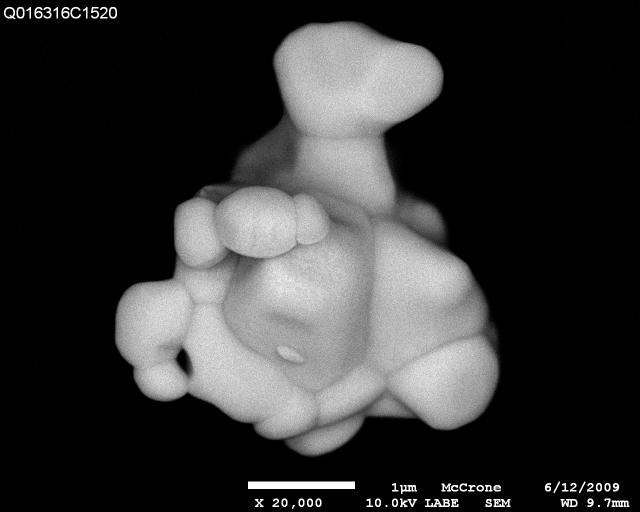
#> input picture Uranium Photos/Q016316C1520U02.tif, 1280 x 1024 px (shown at 1/2 size)
$ python -i removeLabel.py   (imports and definitions only)
#> lines starting #> are read from the running program, lines starting #| are printed output that depends on the picture; after the words box and inside, x2 and y2 are one past the last pixel; in counts of white or black regions, pixels touching at a corner belong together
#> further down, picture is the input picture: shape (1024, 1280, 3); min 0, max 255, mean 51.8
import cv2 as cv2
import numpy as np
from statistics import mode
from tqdm import tqdm
import time
import glob
import os, os.path
import cv2 as cv2
import numpy as np
from tkinter import N
from tkinter import Image


#detects the bigger white areas in the image
#returns a mask of the dilated detected white areas
def detectWhite(image):
    hsv = cv2.cvtColor(image, cv2.COLOR_BGR2HSV) #convert to HSV
#> hsv: shape (1024, 1280, 3); mean H, S, V 0, 0, 51.8

    #image preprocessing
    hsv_low = np.array([0, 0, 0], np.uint8)
    hsv_high = np.array([179, 255, 254], np.uint8)
    mask = cv2.inRange(hsv, hsv_low, hsv_high)
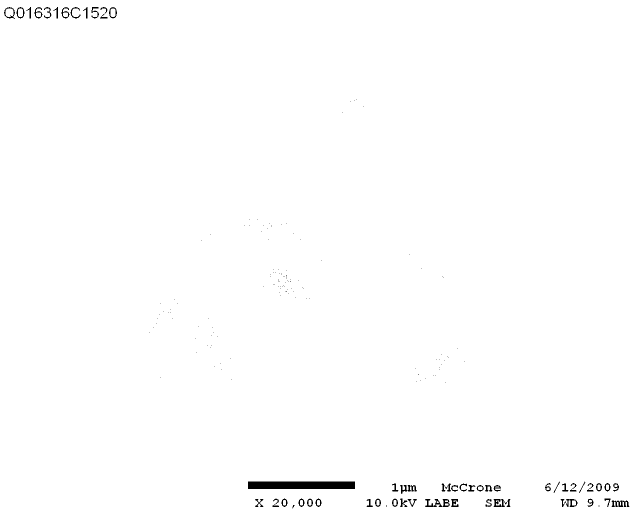
#> mask: shape (1024, 1280) (shown at 1/2 size); 99.3% white; 176 black regions (126 under 20 px), largest, box (x1, y1, x2, y2) and area: (496, 963, 710, 978) 3210, (850, 998, 900, 1014) 373, (987, 998, 1021, 1014) 293
    mask = cv2.bitwise_not(mask) #inverts the mask (flips black and white)
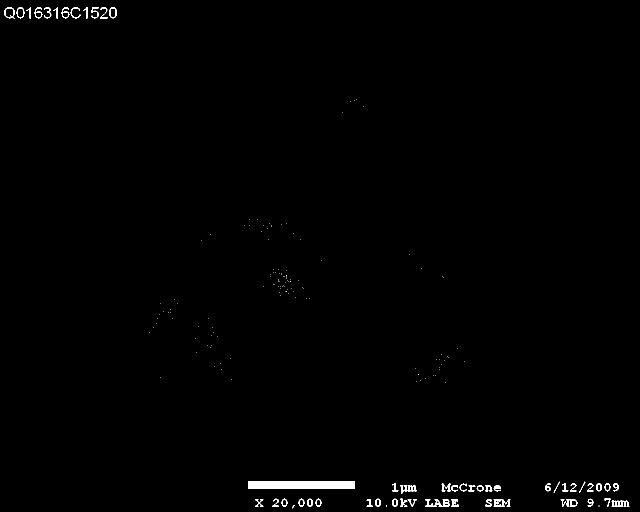
#> mask: shape (1024, 1280) (shown at 1/2 size); 0.69% white; 176 white regions (126 under 20 px), largest, box (x1, y1, x2, y2) and area: (496, 963, 710, 978) 3210, (850, 998, 900, 1014) 373, (987, 998, 1021, 1014) 293

    #Gaussian blur and adaptive threshold
    blur = cv2.GaussianBlur(mask, (9,9), 0)
    thresh = cv2.adaptiveThreshold(blur,255,cv2.ADAPTIVE_THRESH_GAUSSIAN_C, cv2.THRESH_BINARY_INV,11,15)
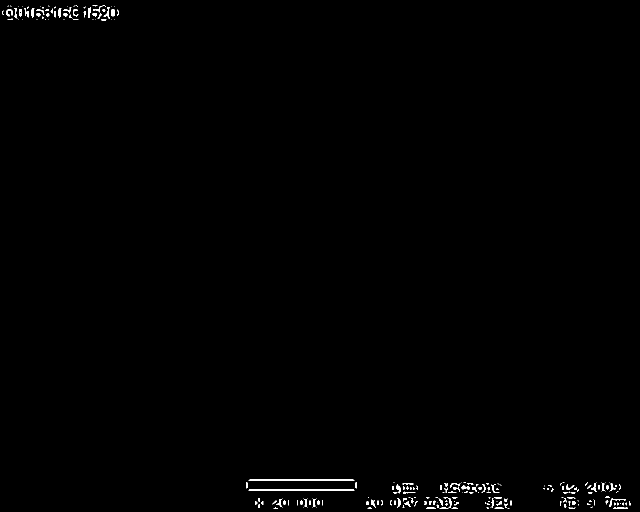
#> thresh: shape (1024, 1280) (shown at 1/2 size); 0.5% white; 229 white regions (126 under 20 px), largest, box (x1, y1, x2, y2) and area: (497, 959, 709, 962) 630, (497, 979, 709, 982) 630, (879, 994, 903, 1018) 119

    #Dilate to combine letters (make detected text a blob)
    kernel = cv2.getStructuringElement(cv2.MORPH_RECT, (9,9))
    dilate = cv2.dilate(thresh, kernel, iterations=6)
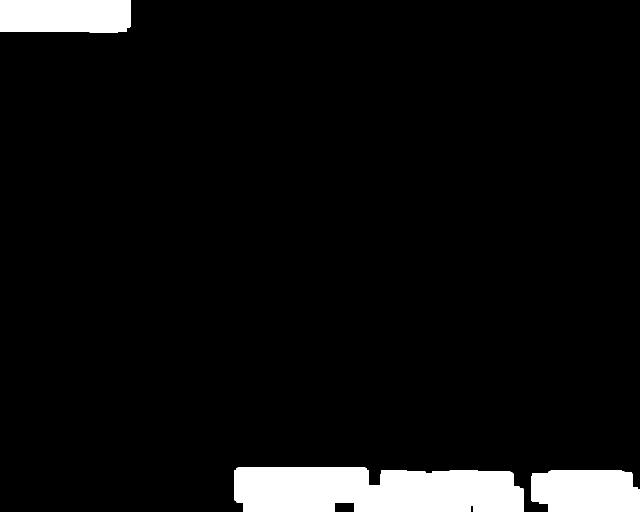
#> dilate: shape (1024, 1280) (shown at 1/2 size); 6.1% white; 3 white regions, box (x1, y1, x2, y2) and area: (468, 935, 1047, 1024) 46927, (0, 0, 261, 65) 16685, (1063, 940, 1280, 1024) 16678

    mask = cv2.cvtColor(dilate,cv2.COLOR_GRAY2BGR) #convert back to RGB (3 channels)
    return mask #mask of detected dilated white areas

#returns a mask image that contains just the background (uranium replaced with the background color)
# [215 lines left out: functions get_background, remove_white_pixels, remove_black_box, removeLabel, not called in this run]

#array that contains every picture we have so far
images = ["Q016312C1010U01.tif", "Q016312C1020U01.tif", "Q016312C1030U01.tif", "Q016312C1040U01.tif", "Q016312C1050U01.tif", "Q016312C5010U01.tif", "Q016312C5010U03.tif", "Q016312C5020U03.tif",
 "Q016312C5040U01.tif", "Q016312C8020U01.tif", "Q016312C8030U01.tif", "Q016312C8040U01.tif", "Q016314C1010U03.tif", "Q016314C1030U01.tif", "Q016314C8010U02.tif", "Q016316C1520U02.tif",
 "Q019910C1010U02.tif", "Q019910C1020U01.tif", "Q019910C8040U02.tif", "Q025558C9220U01.png", "Q026480C9030U01.png"]

# ------------------------------------------------------------------- *** MAIN ***
def main(): #
    mainMenu() # START MAIN MENU
    #goToOutput = input("Press Y/y to Open Output Directory.")               # OPEN OUTPUT
# ------------------------------------------------------------------- Function mainMenu() - Purpose:
# [101 lines left out: functions mainMenu, imageToCV2, folderInspection, imageRetrieval, imageIntegrity, not called in this run]


# ------------------------------------------------------------------- Function ShowImage() - Purpose: Display Image To User || Debugging
def showImage(images_retrieved):                                            # Shows user current image
    for images in images_retrieved:
        images.show()                                                       # Shows image received / Debug purposes

# ------------------------------------------------------------------- Function Main() - Sets "Main()" as the primary driver to the program
# [2 lines not run here, left out]

>>> import cv2
>>> picture = cv2.imread('../Uranium Photos/Q016316C1520U02.tif')
>>> result = detectWhite(picture)

$ run again, on Brien's Work/Images/Original/Backup/Q019910C1010U02.tif
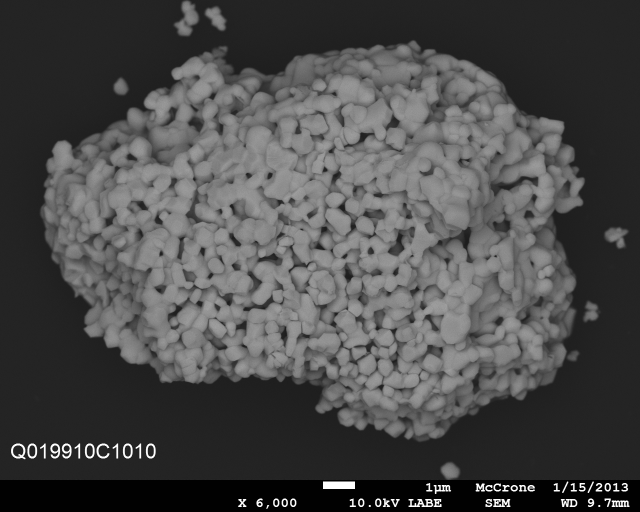
#> input picture Brien's Work/Images/Original/Backup/Q019910C1010U02.tif, 1280 x 1024 px (shown at 1/2 size)
#> picture is the input picture: shape (1024, 1280, 3); min 1, max 255, mean 74.1
#> hsv: shape (1024, 1280, 3); mean H, S, V 0, 0, 74.1
#> in detectWhite, `mask = cv2.inRange(hsv, hsv_low, hsv_high)`:
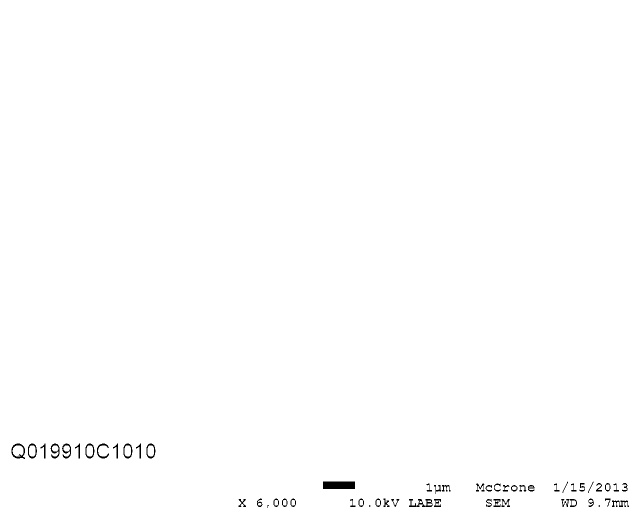
#> mask: shape (1024, 1280) (shown at 1/2 size); 99.5% white; 54 black regions (3 under 20 px), largest, box (x1, y1, x2, y2) and area: (646, 963, 710, 978) 960, (818, 998, 865, 1014) 338, (23, 887, 50, 918) 279
#> thresh: shape (1024, 1280); 0.47% white in thin lines or dots, all inside (x1, y1, x2, y2) = (19, 883, 1258, 1018)
#> in detectWhite, `dilate = cv2.dilate(thresh, kernel, iterations=6)`:
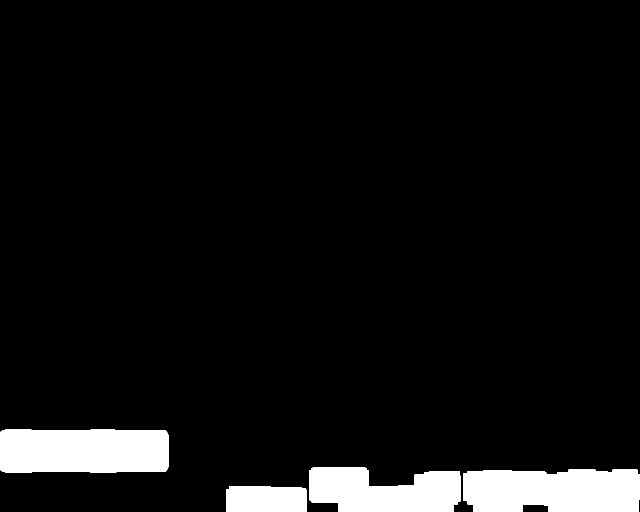
#> dilate: shape (1024, 1280) (shown at 1/2 size); 6.6% white; 4 white regions, box (x1, y1, x2, y2) and area: (0, 859, 338, 945) 28497, (926, 938, 1280, 1024) 28051, (618, 935, 921, 1024) 21412, (452, 972, 613, 1024) 8094
